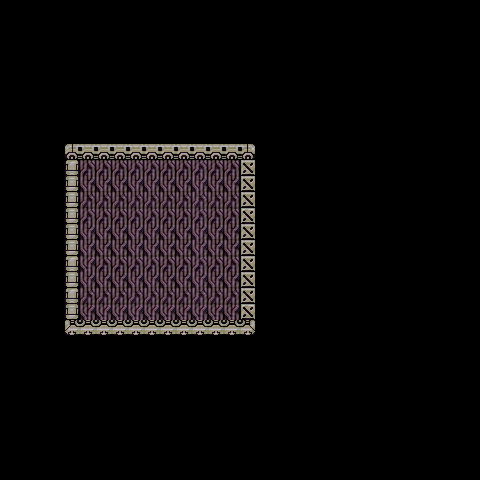

This game map was drawn from its Tiled (.tmx) file and the tilesets committed beside it. A one-line description and the trimmed map source follow:
An orthogonal 30x30 tile map with 16x16 px tiles, 5 tile layers (Tile Layer 2, Tile Layer 3, Tile Layer 1, Tile Layer 4, ...).

<map version="1.0" tiledversion="2017.09.27" orientation="orthogonal" renderorder="right-down" width="30" height="30" tilewidth="16" tileheight="16" infinite="0" nextobjectid="1">
 <tileset firstgid="1" source="Sci-Fi16PX_Shadows.tsx" />
 <layer name="Tile Layer 2" width="30" height="30">
  <data>[900 cells, 144 non-empty, 2 distinct tile ids]</data>
 </layer>
 <layer name="Tile Layer 3" width="30" height="30" opacity="0.3">
  <data>[900 cells, 136 non-empty, 4 distinct tile ids]</data>
 </layer>
 <layer name="Tile Layer 1" width="30" height="30">
  <data>[900 cells, 44 non-empty, 8 distinct tile ids]</data>
 </layer>
 <layer name="Tile Layer 4" width="30" height="30" opacity="0.24">
  <data>[900 cells, 144 non-empty, 3 distinct tile ids]</data>
 </layer>
 <layer name="Tile Layer 5" width="30" height="30" opacity="0.15">
  <data>[900 cells, 144 non-empty, 4 distinct tile ids]</data>
 </layer>
</map>
